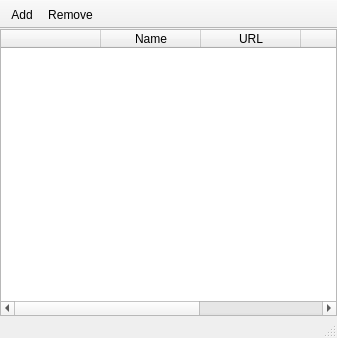
<?xml version="1.0" encoding="UTF-8"?>
<ui version="4.0">
 <class>MainWindow</class>
 <widget class="QMainWindow" name="MainWindow">
  <property name="geometry">
   <rect>
    <x>0</x>
    <y>0</y>
    <width>337</width>
    <height>338</height>
   </rect>
  </property>
  <property name="windowTitle">
   <string>Ping Monitor</string>
  </property>
  <property name="toolButtonStyle">
   <enum>Qt::ToolButtonTextBesideIcon</enum>
  </property>
  <widget class="QWidget" name="centralWidget">
   <layout class="QGridLayout" name="gridLayout">
    <property name="leftMargin">
     <number>0</number>
    </property>
    <property name="topMargin">
     <number>0</number>
    </property>
    <property name="rightMargin">
     <number>0</number>
    </property>
    <property name="bottomMargin">
     <number>0</number>
    </property>
    <property name="spacing">
     <number>0</number>
    </property>
    <item row="0" column="0">
     <widget class="QTableWidget" name="tableWidget">
      <property name="editTriggers">
       <set>QAbstractItemView::NoEditTriggers</set>
      </property>
      <property name="showDropIndicator" stdset="0">
       <bool>false</bool>
      </property>
      <property name="dragDropOverwriteMode">
       <bool>false</bool>
      </property>
      <property name="selectionMode">
       <enum>QAbstractItemView::SingleSelection</enum>
      </property>
      <property name="selectionBehavior">
       <enum>QAbstractItemView::SelectRows</enum>
      </property>
      <property name="gridStyle">
       <enum>Qt::SolidLine</enum>
      </property>
      <property name="sortingEnabled">
       <bool>true</bool>
      </property>
      <property name="cornerButtonEnabled">
       <bool>false</bool>
      </property>
      <attribute name="horizontalHeaderHighlightSections">
       <bool>false</bool>
      </attribute>
      <attribute name="horizontalHeaderShowSortIndicator" stdset="0">
       <bool>true</bool>
      </attribute>
      <attribute name="verticalHeaderVisible">
       <bool>false</bool>
      </attribute>
      <attribute name="verticalHeaderDefaultSectionSize">
       <number>23</number>
      </attribute>
      <column>
       <property name="text">
        <string/>
       </property>
      </column>
      <column>
       <property name="text">
        <string>Name</string>
       </property>
      </column>
      <column>
       <property name="text">
        <string>URL</string>
       </property>
      </column>
      <column>
       <property name="text">
        <string>Time</string>
       </property>
      </column>
      <column>
       <property name="text">
        <string>Status</string>
       </property>
      </column>
     </widget>
    </item>
   </layout>
  </widget>
  <widget class="QToolBar" name="mainToolBar">
   <property name="movable">
    <bool>false</bool>
   </property>
   <property name="iconSize">
    <size>
     <width>16</width>
     <height>16</height>
    </size>
   </property>
   <property name="floatable">
    <bool>false</bool>
   </property>
   <attribute name="toolBarArea">
    <enum>TopToolBarArea</enum>
   </attribute>
   <attribute name="toolBarBreak">
    <bool>false</bool>
   </attribute>
   <addaction name="actionAdd"/>
   <addaction name="actionRemove"/>
  </widget>
  <widget class="QStatusBar" name="statusBar"/>
  <action name="actionAdd">
   <property name="icon">
    <iconset resource="resource.qrc">
     <normaloff>:/images/Images/Sample 01.png</normaloff>:/images/Images/Sample 01.png</iconset>
   </property>
   <property name="text">
    <string>Add</string>
   </property>
  </action>
  <action name="actionRemove">
   <property name="icon">
    <iconset resource="resource.qrc">
     <normaloff>:/images/Images/Sample 02.ico</normaloff>:/images/Images/Sample 02.ico</iconset>
   </property>
   <property name="text">
    <string>Remove</string>
   </property>
  </action>
  <action name="actionExit">
   <property name="text">
    <string>Exit</string>
   </property>
  </action>
 </widget>
 <layoutdefault spacing="6" margin="11"/>
 <resources>
  <include location="resource.qrc"/>
 </resources>
 <connections/>
</ui>
